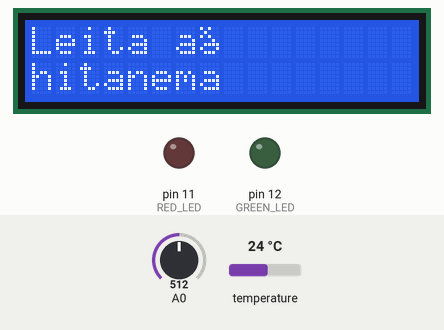
A sketch run on a simulated Arduino Uno, built with avr-gcc and run on an emulated ATmega328P. Parts: 16×2 character LCD, output pins drawn as LEDs (lit = HIGH). The test bench sets the inputs (shaded band); at power-on: A0 = 512, temperature 24 °C. EEPROM starts erased; pins used as bus, display or sensor lines are not drawn; what the sketch prints to the serial monitor is not drawn.

Above: at 3.1 s.
At 10.7 s:
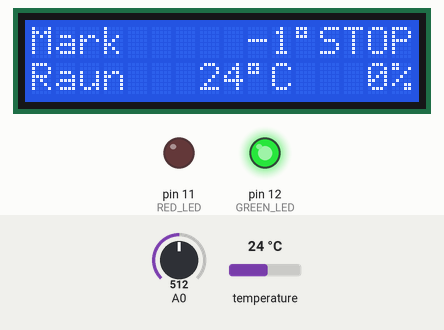
10.8 s: A0 set to 716
At 12.2 s:
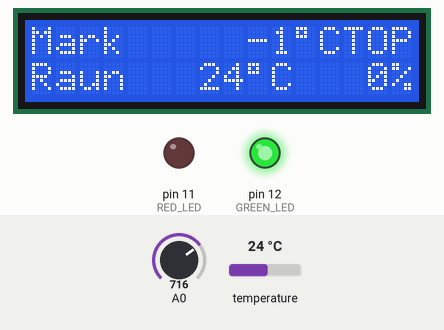
14.9 s: A0 set to 618
17.3 s: A0 set to 587
At 19.5 s:
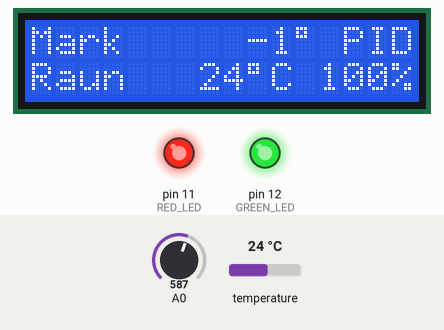
19.8 s: A0 set to 211
23.9 s: A0 set to 184
At 25.0 s:
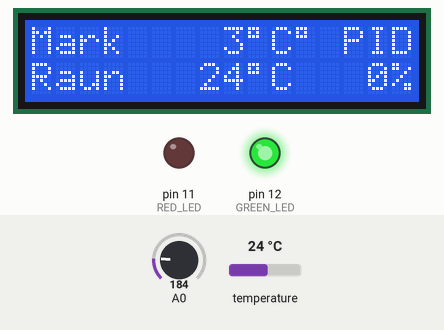
26.4 s: A0 set to 716
At 27.2 s:
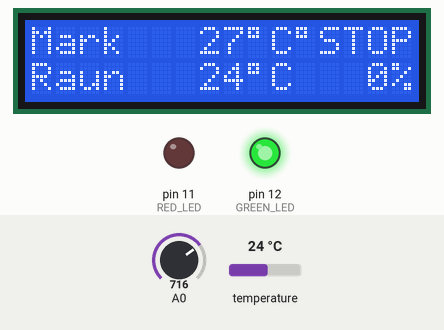
Timing chart, 0 to 29.4 s (numbered marks = the images above; inputs shaded):
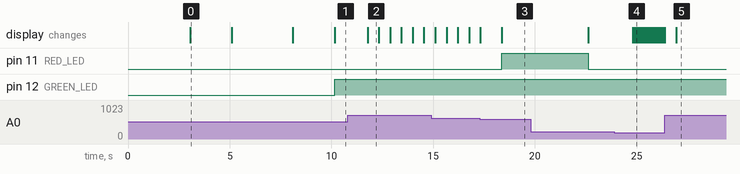

The sketch:

hitastyringv0.2.ino
```cpp
#include <EEPROM.h>
#include <OneWire.h>
#include <LiquidCrystal.h>
#include <AutoPID.h>

#define TYPE_MAX31850 3
#define ONE_WIRE_BUS 2
OneWire ds(2);       //Thermocouple

byte i;
byte present = 0;
byte data[12];
byte addr[8];

bool PID = true;     //use binary control (false) or PID control (true)

double readtemp;     //read temp from sensor
double settemp;
int inttemp;         //converted reading to int
int intset;          //setpoint temp
int setdiff;         //difference from setpoint


int mintemp = 20;    //lower setpoint limit
int maxtemp = 1250;  //upper setpoint limit

uint8_t state = 2;   //0 ramp up // 1 PID // 2 cool

unsigned long lastTempUpdate;

#define TEMP_READ_DELAY 1000
#define OUTPUT_MIN 0
#define OUTPUT_MAX 255
#define KP 15       //0.12
#define KI .002     //0.0003
#define KD 0        //0

double outputVal = 255;         //PWM out after first ramp-up

AutoPID myPID(&readtemp, &settemp, &outputVal, OUTPUT_MIN, OUTPUT_MAX, KP, KI, KD);

//LCD pin to Arduino
const int pin_RS = 8;
const int pin_EN = 9;
const int pin_d4 = 4;
const int pin_d5 = 5;
const int pin_d6 = 6;
const int pin_d7 = 7;
const int pin_BL = 10;

//custom "Í" letter for display
byte iii[8] ={
  B00010,
  B00100,
  B01110,
  B00100,
  B00100,
  B00100,
  B01110,
  B00000,
};

//custom "ð" letter for display
byte eth[8] ={
  B10100,
  B01000,
  B10100,
  B00010,
  B01111,
  B10001,
  B01110,
  B00000,
};


LiquidCrystal lcd( pin_RS,  pin_EN,  pin_d4,  pin_d5,  pin_d6,  pin_d7);

void setup() {
  //Set Digital Outputs
  pinMode(12, OUTPUT); //GREEN LED
  pinMode(11, OUTPUT); //RED LED
  pinMode(3, OUTPUT);  //SSR

  Serial.begin(9600);

  //Start Display
  lcd.begin(16, 2);
  lcd.createChar(0, iii);
  lcd.createChar(1, eth);
  lcd.setCursor(0,0);
  lcd.print("Hersluofn");
  lcd.setCursor(0,1);
  lcd.print("FabLab ");
  lcd.write(byte(0));
  lcd.print("sa");

  delay(3000);

  lcd.clear();
  lcd.setCursor(0,0);
  lcd.print("Leita a");
  lcd.write(byte(1));
  lcd.setCursor(0,1);
  lcd.print("hitanema");

  delay(2000);

  if (!ds.search(addr)){
    lcd.clear();
    lcd.setCursor(0,0);
    lcd.print("Fann ekki");
    lcd.setCursor(0,1);
    lcd.print("Hitanemann");
    Serial.println("Unable to find address for Device 0");
    delay(10000);
  }

  lcd.clear();

//  Serial.println("starting");
//  Serial.print("ROM =");
//  for( i = 0; i < 8; i++) {
//    Serial.write(' ');
//    Serial.print(addr[i], HEX);
//  }
//  if (OneWire::crc8(addr, 7) != addr[7]) {
//     Serial.println("CRC is not valid!");
//     return;
//  }
  lcd.setCursor(0,0);
  lcd.print("Hitanemi");
  lcd.setCursor(0,1);
  lcd.print("fundinn");

  delay(3000);

  lcd.clear();

  //Display Setup
  lcd.setCursor(0,0);
  lcd.print("Mark");
  lcd.setCursor(0,1);
  lcd.print("Raun");

  delay(50);

  //Read intset from EEPROM
  cli();
  byte byte1 = EEPROM.read(0);
  byte byte2 = EEPROM.read(1);
  intset = (byte1 << 8) + byte2;
  settemp = intset;
  sei();

  while (!updateTemp()) {}


  myPID.setBangBang(setdiff);

  myPID.setTimeStep(4000);

}

bool updateTemp() {   //read sensor
  if((millis() - lastTempUpdate) > TEMP_READ_DELAY){
    ds.reset();
    ds.select(addr);
    ds.write(0x44, 0);        // start conversion, without parasite power
    delay(1000);     // maybe 750ms is enough, maybe not
    present = ds.reset();
    ds.select(addr);
    ds.write(0xBE);         // Read Scratchpad
    for ( i = 0; i < 9; i++) {           // 9 bytes
      data[i] = ds.read();
    }
    int16_t raw = (data[1] << 8) | data[0];
    if (raw & 0x01) {
        Serial.println("**FAULT!**");
        return;
    } else {
      byte cfg = (data[4] & 0x60);
      // at lower res, the low bits are undefined, so let's zero them
      if (cfg == 0x00) raw = raw & ~7;  // 9 bit resolution, 93.75 ms
      else if (cfg == 0x20) raw = raw & ~3; // 10 bit res, 187.5 ms
      else if (cfg == 0x40) raw = raw & ~1; // 11 bit res, 375 ms
      //// default is 12 bit resolution, 750 ms conversion time
    }
        //convert to celcius
    readtemp = (float)raw / 16.0;
     return true;
    }
  return false;
}

void loop() {

// read "up/down" keys to adjust intset and save to EEPROM and "select" key to switch on/off
  int x;
  int tint5 = 300;            //from what intset change in 5°C intervals
  x = analogRead (0);
  if (x >= 200 && x < 400 && intset > mintemp){
    if(intset >= tint5 + 5)
      intset=intset-5;
    else
      intset--;
  EEPROM.write(0,intset >> 8);
  EEPROM.write(1,intset & 0xFF);
  //return;
  }else if (x >= 60 && x < 200 && intset < maxtemp){
    if(intset >= tint5)
      intset=intset+5;
    else
      intset++;
  EEPROM.write(0,intset >> 8);
  EEPROM.write(1,intset & 0xFF);
  //return;
  }else if (x >= 600 && x < 800){
    if(state == 0 || state == 1){
      state = 2;
      digitalWrite(11,LOW);
      digitalWrite(3,LOW);
      delay(500);
    }else{
      state = 0;
      delay(500);
    }
  //return;
  }else
    updateTemp();

//convert temp reading to int
  inttemp = readtemp;

//save intset to double
  settemp = intset;

// check length of temp reading
  int RLen;
  if(inttemp > 9999)
     RLen = 5;
  else if(inttemp > 999)
     RLen = 4;
  else if(inttemp > 99)
    RLen = 3;
  else if(inttemp > 9)
    RLen = 2;
  else if(inttemp > -1)
    RLen = 1;
  else if(inttemp > -10)
    RLen = 2;
  else if(inttemp > -20)
    RLen = 3;
  else
    RLen = 0;

// display readttemp
  if(RLen>0 && RLen <5){
    lcd.setCursor(5,1);
    for (int i=0; i < 4-RLen ;i++)
    lcd.print(" ");
    lcd.print(inttemp);
    lcd.print("\337C");
    digitalWrite(12,HIGH);
  }
  else{
    lcd.setCursor(5,1);
    lcd.print(" ERROR");
    digitalWrite(12,LOW);
    digitalWrite(11,LOW);
    digitalWrite(3,LOW);
  }

   Serial.print("State: ");
   Serial.print(state);

   Serial.print(" Temp: ");
   Serial.print(inttemp);

   Serial.print(" Set: ");
   Serial.print(intset);

   Serial.print(" Analog: ");
   Serial.println(outputVal);

// check length of intset
  int SLen;
  if(intset > 9999)
     SLen = 5;
  else if(intset > 999)
     SLen = 4;
  else if(intset > 99)
    SLen = 3;
  else if(intset > 9)
    SLen = 2;
  else if(intset > -1)
    SLen = 1;
  else
    SLen = 0;

//display intset
  lcd.setCursor(5,0);
  for (int i=0; i < 4-SLen ; i++)
    lcd.print(" ");
  lcd.print(intset);
  lcd.print("\337C");

//setdiff calculation to trigger Ramp Up
  setdiff = intset*0.2;

// Simple binary control
  if(PID == false && state == 0){
    float tol=0.03; //tolerance for switching
    if(readtemp < intset*(1-tol)){
      digitalWrite(11,HIGH);
      digitalWrite(3,HIGH);
    }
    if(readtemp > intset){
      digitalWrite(11,LOW);
      digitalWrite(3,LOW);
    }
  }


//PID Control
  if(PID == true){
    if(state == 0)
    ramp_up();
    else if(state == 1)
    PID_control();
    else
    cool();
  }

  delay(50);
}


//Rising temp to setpoint diff from setpoint
void ramp_up(void){

  if(readtemp < (intset - setdiff)){
    digitalWrite(3,HIGH);
    lcd.setCursor(12,0);
    lcd.print("UPPH");
    lcd.setCursor(12,1);
    lcd.print("100%");
    for(i=0; i<255; i++){
      analogWrite(11,i);
      delay(5);
    }
  }
  else{
    state = 1;
    Serial.println("Switching to PID mode");
  }
}


// PID Control
void PID_control(void){
  if(readtemp > (intset - 2*setdiff)){
    myPID.run();
    analogWrite(3, outputVal);
    analogWrite(11, outputVal);
    lcd.setCursor(12,0);
    lcd.print(" PID");
    lcd.setCursor(12,1);
    int outpro = outputVal*100/255;
    if(outpro < 10){
      lcd.print("  ");
      lcd.print(outpro);
    }else if(outpro <100){
      lcd.print(" ");
      lcd.print(outpro);
    }else{
      lcd.print(outpro);
    }
    lcd.print("%");
    Serial.println(outpro);
  }else{
    digitalWrite(3,HIGH);
    state = 0;
    Serial.println("Switching to Ramp Up Mode");
  }
}

void cool(void){
    lcd.setCursor(12,0);
    lcd.print("STOP");
    lcd.setCursor(12,1);
    lcd.print("  0%");
    digitalWrite(11,LOW);
    digitalWrite(3,LOW);
}
```

Measured:
- the behaviour switches between 600 and 599 on A0 (found by bisection; images 2 and 3)
- the behaviour switches between 200 and 199 on A0 (found by bisection; images 3 and 4)
- after the input at 10.8 s, the display: changes after 0.98 s (image 2)
- after the input at 17.3 s, pin 11 (RED_LED): LOW → HIGH after 1.1 s
- after the input at 23.9 s, the display: first changes after 0.92 s (image 4 shows a later state)
- after the input at 26.4 s, pin 11 (RED_LED): stays LOW (without the input it goes to HIGH after 0.28 s); the display: changes after 0.54 s (image 5)
- what the display in image 0 shows lasts 2.0 s, from 3.1 s to 5.1 s
